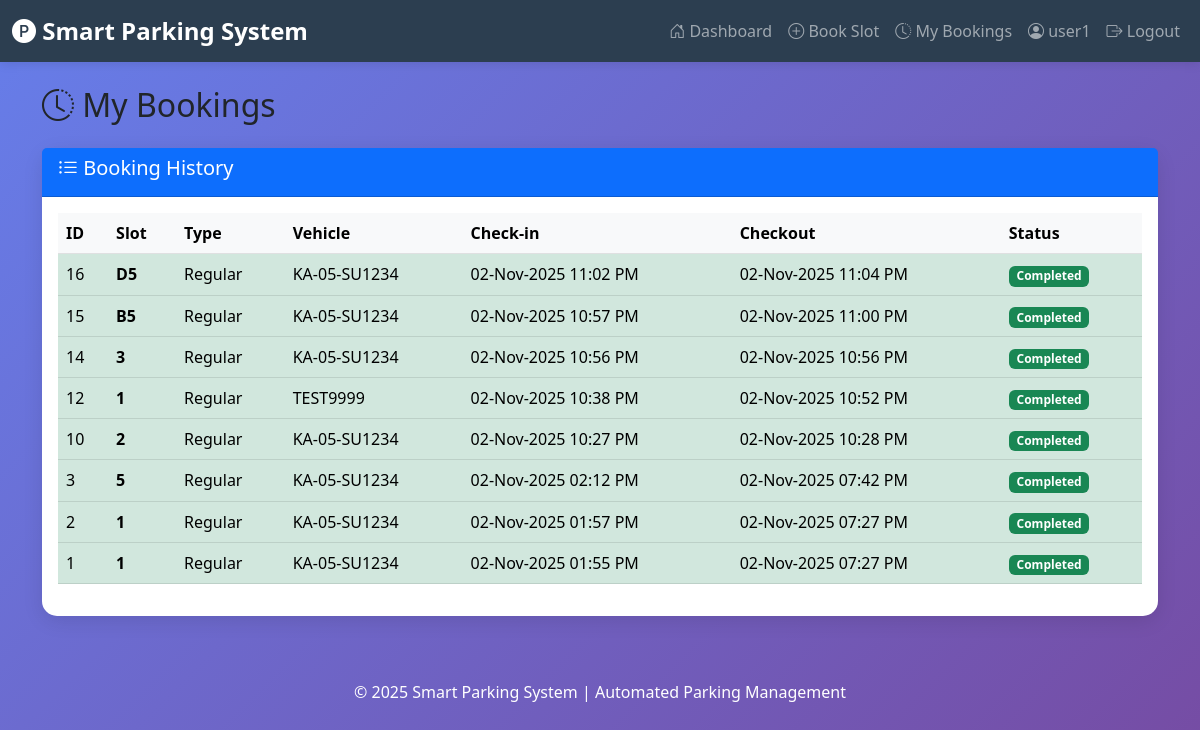
The app's page /user/bookings (signed in), older data.
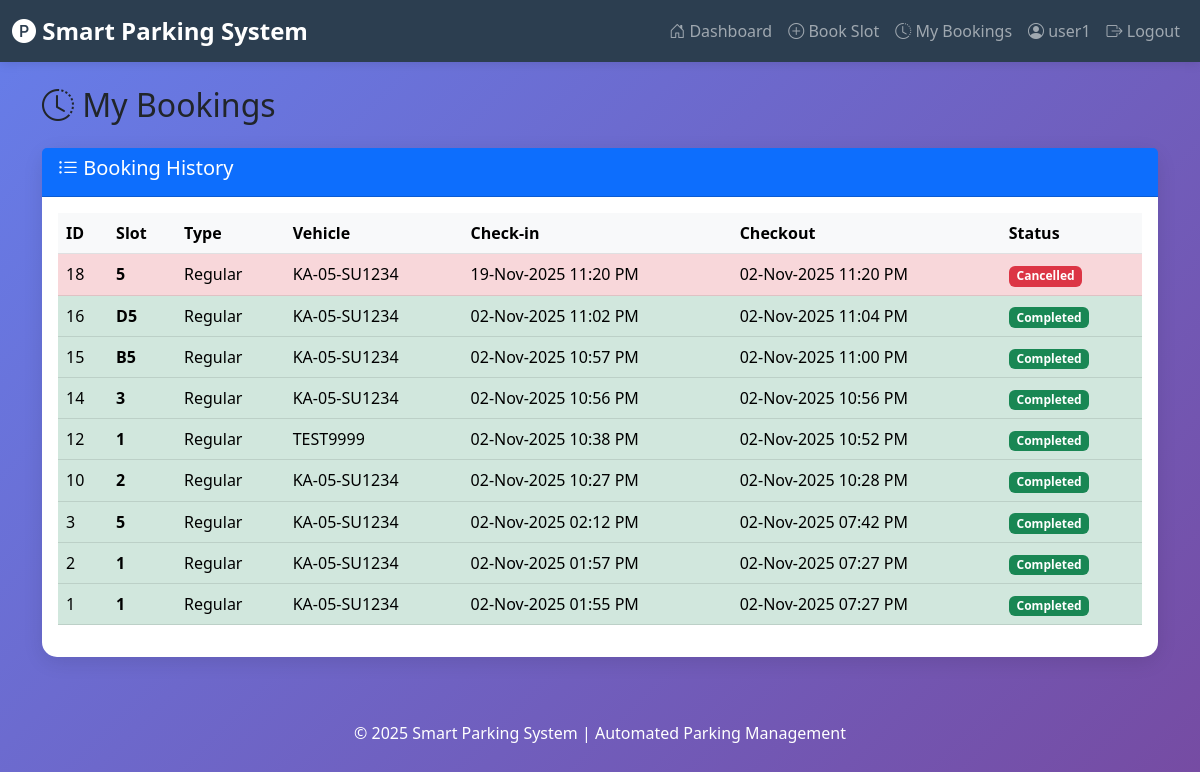
The same page, newer data.
### tables this page shows
CREATE TABLE bookings (
                    id INTEGER PRIMARY KEY AUTOINCREMENT,
                    user_id INTEGER NOT NULL,
                    slot_id INTEGER NOT NULL,
                    vehicle_number TEXT NOT NULL,
                    booking_time TIMESTAMP DEFAULT CURRENT_TIMESTAMP,
                    checkout_time TIMESTAMP,
                    status TEXT DEFAULT 'Active', package_type TEXT DEFAULT 'Hourly', package_cost REAL DEFAULT 50, expected_duration REAL DEFAULT 1, actual_cost REAL,
                    FOREIGN KEY (user_id) REFERENCES users(id),
                    FOREIGN KEY (slot_id) REFERENCES slots(id)
                );

CREATE TABLE slots (
                    id INTEGER PRIMARY KEY AUTOINCREMENT,
                    slot_number TEXT UNIQUE NOT NULL,
                    slot_type TEXT DEFAULT 'Regular',
                    status TEXT DEFAULT 'Available',
                    floor INTEGER DEFAULT 1,
                    created_at TIMESTAMP DEFAULT CURRENT_TIMESTAMP
                );

### app.py (the view, shortened to what this page needs)
@app.route('/user/bookings')
@login_required
def user_bookings():
    user_id = session.get('user_id')
    bookings = booking_manager.get_user_bookings(user_id)
    scheduled = booking_manager.get_scheduled_bookings(user_id)
    formatted_bookings = []
    for booking in bookings:
        formatted_bookings.append({
            'id': booking[0],
            'slot_number': booking[1],
            'slot_type': booking[2],
            'vehicle_number': booking[3],
            'booking_time': Helper.format_datetime(booking[4]),
            'checkout_time': Helper.format_datetime(booking[5]) if booking[5] else 'Active',
            'status': booking[6]
        })
    formatted_scheduled = []
    return render_template('user/bookings.html',
                         bookings=formatted_bookings,
                         scheduled_bookings=formatted_scheduled)

### app.py (called while the page is built)
def login_required(f):
    @wraps(f)
    def decorated_function(*args, **kwargs):
        if 'user_id' not in session:
            flash('Please login to access this page', 'warning')
            return redirect(url_for('login'))
        return f(*args, **kwargs)
    return decorated_function

### database/db_manager.py (called while the page is built)
    def fetch_all(self, query, params=()):
        try:
            self.cursor.execute(query, params)
            return self.cursor.fetchall()
        except sqlite3.Error as e:
            print(f"Fetch error: {e}")
            return []

### modules/booking_manager.py (called while the page is built, shortened)
    def get_scheduled_bookings(self, user_id=None):
        if user_id:
            query = """
                SELECT b.id, s.slot_number, s.slot_type, b.vehicle_number,
                       b.booking_time, b.package_type, b.package_cost, s.floor
                FROM bookings b
                JOIN slots s ON b.slot_id = s.id
                WHERE b.user_id = ? AND b.status = 'Scheduled'
                ORDER BY b.booking_time ASC
            """
            return self.db.fetch_all(query, (user_id,))

### templates/user/bookings.html (shortened to what this page needs)
{% extends "base.html" %}
{% block content %}
<h2 class="mb-4"><i class="bi bi-clock-history"></i> My Bookings</h2>
<div class="card">
    <div class="card-header bg-primary text-white">
        <h5><i class="bi bi-list-ul"></i> Booking History</h5>
    </div>
    <div class="card-body">
        {% if bookings %}
            <div class="table-responsive">
                <table class="table table-hover">
                    <thead class="table-light">
                        <tr>
                            <th>ID</th>
                            <th>Slot</th>
                            <th>Type</th>
                            <th>Vehicle</th>
                            <th>Check-in</th>
                            <th>Checkout</th>
                            <th>Status</th>
                        </tr>
                    </thead>
                    <tbody>
                        {% for booking in bookings %}
                            <tr class="{% if booking.status == 'Active' %}table-warning{% elif booking.status == 'Scheduled' %}table-info{% elif booking.status == 'Cancelled' %}table-danger{% else %}table-success{% endif %}">
                                <td>{{ booking.id }}</td>
                                <td><strong>{{ booking.slot_number }}</strong></td>
                                <td>{{ booking.slot_type }}</td>
                                <td>{{ booking.vehicle_number }}</td>
                                <td>{{ booking.booking_time }}</td>
                                <td>{{ booking.checkout_time }}</td>
                                <td>
                                    {% if booking.status == 'Active' %}
                                        <span class="badge bg-warning">{{ booking.status }}</span>
                                    {% elif booking.status == 'Scheduled' %}
                                        <span class="badge bg-info">{{ booking.status }}</span>
                                    {% elif booking.status == 'Cancelled' %}
                                        <span class="badge bg-danger">{{ booking.status }}</span>
                                    {% else %}
                                        <span class="badge bg-success">{{ booking.status }}</span>
                                    {% endif %}
                                </td>
                            </tr>
                        {% endfor %}
                    </tbody>
                </table>
            </div>
        {% endif %}
    </div>
</div>
{% endblock %}

Row changes from the older to the newer data that the page shows:
added bookings: id "18", slot_number "5", slot_type "Regular", vehicle_number "KA-05-SU1234", booking_time "19-Nov-2025 11:20 PM", checkout_time "02-Nov-2025 11:20 PM", status "Cancelled"
